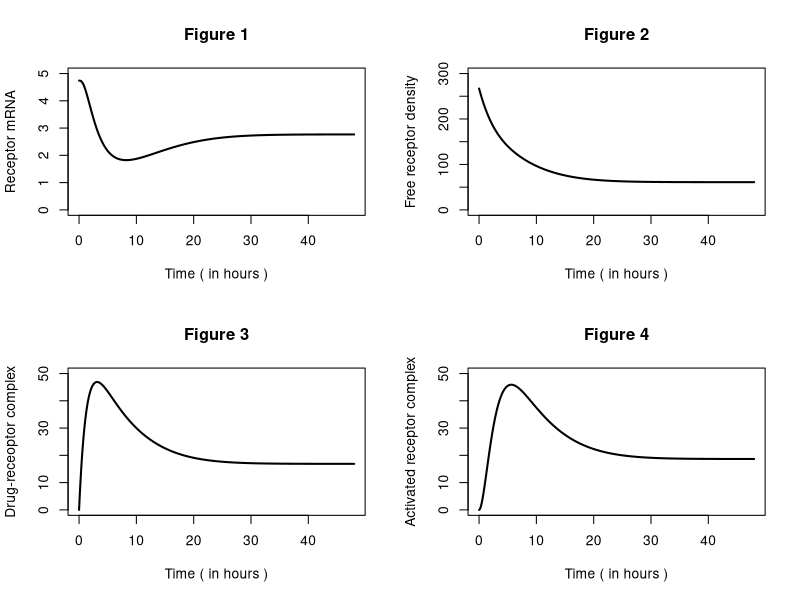

This figure's R source:
## ---- chunk 1
knitr::opts_chunk$set(echo = TRUE)
## ---- chunk 2
#knitr::include_graphics('example.png')
## ---- chunk 3
library(deSolve)
# code
## ---- chunk 4
# Parameters to be used in the Glucocorticoid function
parameters <- c(ks_Rm = 2.90, IC50_Rm = 26.2, kon = 0.00329,
                kT = 0.63, kre = 0.57, Rf = 0.49, kd_R = 0.0572,
                kd_Rm = 0.612, ks_r = 3.22, D = 53, Rm0 = 4.74,
                DR = 0, DRN = 0)

# this function calculates the derivatives and returns it as a list.
Glucocorticoid_func <- function(t, y, parms) {
    with(as.list(c(y, parms)),{
      
      # Dit model bevat 4 afgeleide functies:
      # Afgeleide 1:
  
      dmRNAr_dt <- ks_Rm * ( 1 - (DRN / (IC50_Rm + DRN))) - kd_Rm * mRNAr
  
      # Afgeleide 2:
  
      dR_dt <- ks_r * mRNAr + Rf * kre * DRN - kon * D * R - kd_R * R
      
      # Afgeleide 3:
  
      dDR_dt <- kon * D * R - kT * DR
  
      # Afgeleide 4:
  
      dDRN_dt <- kT * DR - kre * DRN
      
      return(list(c(dmRNAr_dt, dR_dt, dDR_dt, dDRN_dt)))
       }
       )
}

# Set initial values
state <- c(mRNAr = 4.74, R = 267, DR = 0, DRN = 0)
t <- seq(0, 48, by = 0.1)

# Use the ode function from deSolve to create a line using our created function.
# We use the method: "lsode" to get a smooth curve.
out <- deSolve::ode(times = t, y = state, parms = parameters,
                    func = Glucocorticoid_func, method = "lsoda")

# Make a dataframe from the data of 'out'
out <- as.data.frame(out)

# Make a grid so the plotted output looks nice and organised.
par(mfrow = c(2,2) )

# Plot all the functions
plot(out$time, out$mRNAr, xlab = "Time ( in hours )", ylab = "Receptor mRNA",
     type = "l", lwd = 2, ylim = c(0,5), main= "Figure 1")

plot(out$time, out$R, xlab = "Time ( in hours )", ylab = "Free receptor density",
     type = "l", lwd = 2, ylim = c(0,300), main= "Figure 2")

plot(out$time, out$DR, xlab = "Time ( in hours )", ylab = "Drug-receoptor complex",
     type = "l", lwd = 2, ylim = c(0,50), main= "Figure 3")

plot(out$time, out$DRN, xlab = "Time ( in hours )", ylab = "Activated receptor complex",
     type = "l", lwd = 2, ylim = c(0,50), main= "Figure 4")
